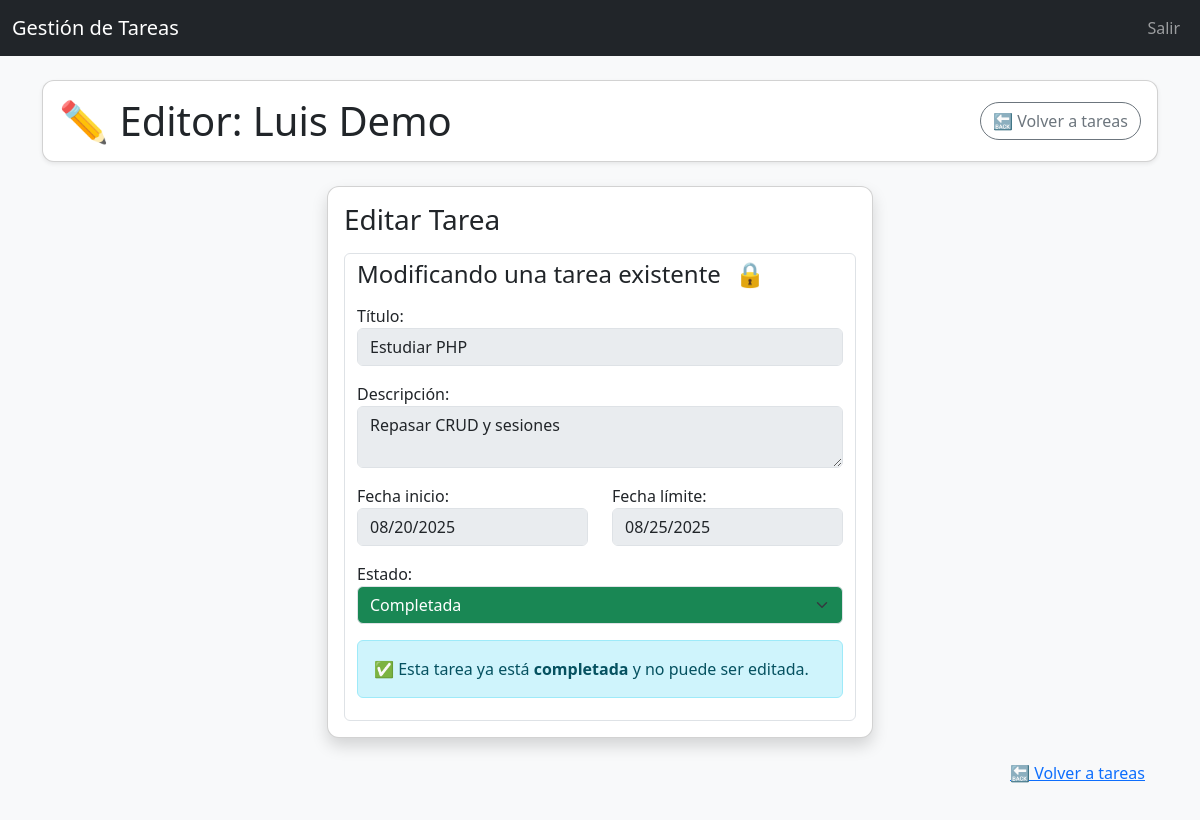
The app's page /editar_tarea.php?id=11 (signed in) with its own data.
### tables this page shows
CREATE TABLE IF NOT EXISTS `tareas` (
  `id` int NOT NULL AUTO_INCREMENT,
  `usuario_id` int NOT NULL,
  `titulo` varchar(150) NOT NULL,
  `descripcion` text,
  `estado` enum('pendiente','en progreso','completada') DEFAULT 'pendiente',
  `fecha_inicio` date DEFAULT NULL,
  `fecha_limite` date DEFAULT NULL,
  `deleted_at` datetime DEFAULT NULL,
  `created_at` datetime DEFAULT NULL,
  `updated_at` datetime DEFAULT NULL,
  PRIMARY KEY (`id`),
  KEY `usuario_id` (`usuario_id`),
  CONSTRAINT `tareas_ibfk_1` FOREIGN KEY (`usuario_id`) REFERENCES `usuarios` (`id`) ON DELETE CASCADE
);

### editar_tarea.php (the view, shortened to what this page needs)
<?php
include("db.php");
include("header.php");
$error = [];
$tarea = null;
$id = isset($_GET['id']) ? intval($_GET['id']) : 0;
if ($id <= 0) {
    $error[] = ['msg' => "ID de tarea no válido.", 'tipo' => 'warning'];
} else {
    $stmt = $conn->prepare("SELECT * FROM tareas WHERE id = ? AND usuario_id = ?");
    $stmt->bind_param("ii", $id, $_SESSION['usuario_id']);
    $stmt->execute();
    $result = $stmt->get_result();
    $tarea = $result->fetch_assoc();
}
?>
<div class="card mb-4 shadow-sm">
    <div class="card-body d-flex justify-content-between align-items-center">
        <h2 class="display-6 mb-0">✏️ Editor: <?php echo $_SESSION['nombre']; ?></h2>
        <a href="tareas.php" class="btn btn-outline-secondary">🔙 Volver a tareas</a>
    </div>
</div>
<?php $disabled = ($tarea['estado'] == 'completada') ? 'disabled' : ''; ?>
<?php if ($tarea): ?>
    <div class="row justify-content-center">
        <div class="col-md-6">
            <div class="card shadow">
                <div class="card-body">
                    <h3 class="mb-3">Editar Tarea</h3>
                    <form method="POST" class="form-control">
                        <h4 class="mb-3">Modificando una tarea existente
                            <?php if ($tarea['estado'] == 'completada'): ?>
                                <span class="ms-2 text-success">🔒</span>
                            <?php endif; ?>
                        </h4>
                        <div class="mb-3">
                            <label for="titulo">Título: </label>
                            <input type="text" name="titulo" class="form-control" value="<?= htmlspecialchars($tarea['titulo']) ?>" <?= $disabled ?> required>
                        </div>
                        <div class="mb-3">
                            <label for="descripcion">Descripci&oacute;n:</label>
                            <textarea name="descripcion" class="form-control" <?= $disabled ?>><?= htmlspecialchars($tarea['descripcion']) ?></textarea>
                        </div>
                        <div class="row mb-3">
                            <div class="col-md-6">
                                <label>Fecha inicio:</label>
                                <input type="date" name="inicio" class="form-control" value="<?= $tarea['fecha_inicio'] ?>" <?= $disabled ?>>
                            </div>
                            <div class="col-md-6">
                                <label>Fecha límite:</label>
                                <input type="date" name="limite" class="form-control" value="<?= $tarea['fecha_limite'] ?>" <?= $disabled ?>>
                            </div>
                        </div>
                        <div class="mb-3">
                            <label for="estado">Estado:</label>
                            <select name="estado" id="estado" class="form-select" <?= $disabled ?>>
                                <?php if ($tarea['estado'] == 'pendiente'): ?>
                                    <option value="pendiente" <?= $tarea['estado'] == 'pendiente' ? 'selected' : '' ?>>Pendiente</option>
                                    <option value="en progreso">En Progreso</option>
                                <?php elseif ($tarea['estado'] == 'en progreso'): ?>
                                    <option value="en progreso" <?= $tarea['estado'] == 'en progreso' ? 'selected' : '' ?>>En Progreso</option>
                                    <option value="completada">Completada</option>
                                <?php else: ?>
                                    <option value="completada" selected>Completada</option>
                                <?php endif; ?>
                            </select>
                        </div>
                        <div class="mb-3">
                            <?php if ($tarea['estado'] != 'completada'): ?>
                                <div class="mb-3">
                                    <input type="submit" class="btn btn-success" value="Guardar">
                                    <input type="reset" class="btn btn-warning" value="Cancelar">
                                </div>
                            <?php else: ?>
                                <div class="alert alert-info">
                                    ✅ Esta tarea ya está <strong>completada</strong> y no puede ser editada.
                                </div>
                            <?php endif; ?>
                        </div>
                    </form>
                </div>
            </div>
        </div>
    </div>
<?php endif; ?>
<div class="d-flex justify-content-end mt-3 mb-5">
    <div class="d-flex justify-content-between align-items-center mb-3">
        <a href="tareas.php" class="btn btn-link">🔙 Volver a tareas</a>
    </div>
</div>
<?php include("footer.php"); ?>

### assets/css/style.css (style rules this page uses)
body { background: #f8f9fa; }
.card { border-radius: 12px; }
.btn { border-radius: 20px; }

### records on screen
tareas: titulo "Estudiar PHP", descripcion "Repasar CRUD y sesiones", inicio "08/20/2025", limite "08/25/2025", estado "Completada"

### other values on screen
$_SESSION['nombre'] "Luis Demo"
